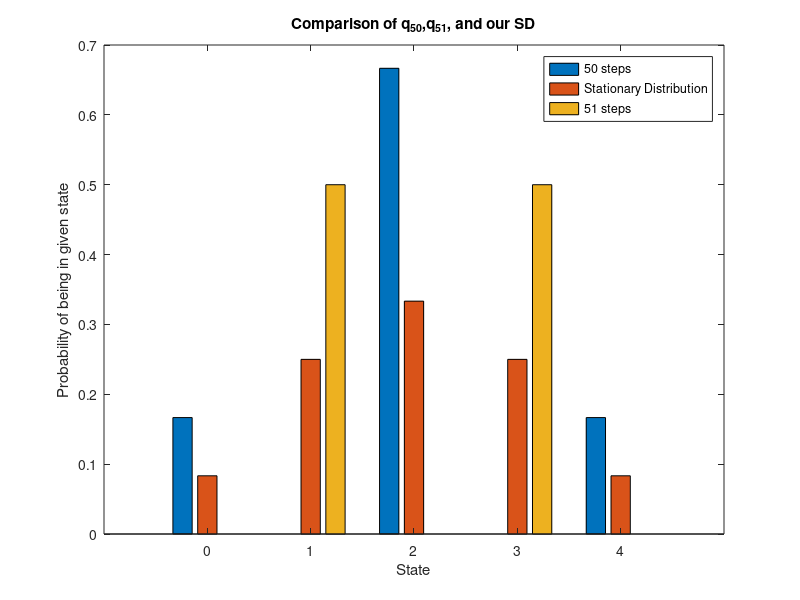

MATLAB code for this plot:
P = [ 0,1,0,0,0;
     1/3,0,2/3,0,0;
     0,1/2,0,1/2,0;
     0,0,2/3,0,1/3;
     0,0,0,1,0];

pi = [ 1/12 1/4 1/3 1/4 1/12]; %SD found in part b

q_0 = [0 0 1 0 0]; % x_0 = 2, index begins at 0

q_n = q_0;

for j = 1:50
    q_n = q_n*P;
end

q_n %q_50

q_nplus = q_n*P;% q_n+1, where n is at a odd itteration, this is to test our oscialtion hypothis from part c
% this result is not part of the question.

q_nplus %q_51

x = 0:4;
bar(x,[q_n; pi;q_nplus;]');
xlabel('State');
ylabel('Probability of being in given state');
title('Comparison of q_{50},q_{51}, and our SD');
legend('50 steps','Stationary Distribution','51 steps')
